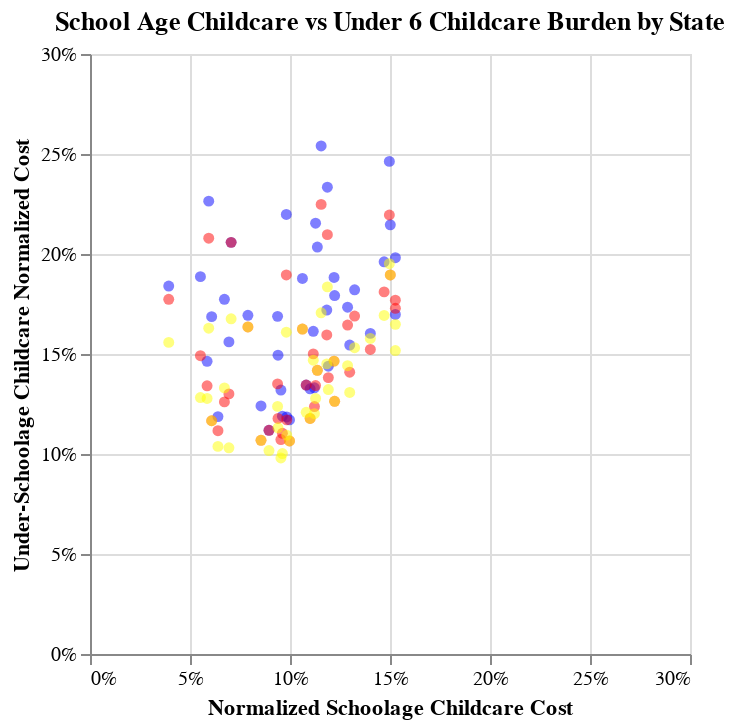

The notebook cell saved with this chart:
### Markdown cell above
### National, All Younger Care vs Schoolage Care

### Code cell
schoolage_multi_scatter(state_costs_df, "School Age Childcare vs Under 6 Childcare Burden by State")

### Figure 1 — Vega-Lite specification as saved in the notebook (floating-point values rounded to 4 significant figures)
{"config": {"view": {"continuousWidth": 300, "continuousHeight": 300}}, "layer": [{"mark": {"type": "circle", "color": "blue", "opacity": 0.5}, "encoding": {"x": {"axis": {"format": "%"}, "field": "adj_schoolage", "scale": {"domain": [0, 0.3]}, "title": "Normalized Schoolage Childcare Cost", "type": "quantitative"}, "y": {"axis": {"format": "%"}, "field": "adj_infant", "scale": {"domain": [0, 0.3]}, "title": "Under-Schoolage Childcare Normalized Cost", "type": "quantitative"}}}, {"mark": {"type": "circle", "color": "red", "opacity": 0.5}, "encoding": {"x": {"axis": {"format": "%"}, "field": "adj_schoolage", "scale": {"domain": [0, 0.3]}, "title": "Normalized Schoolage Childcare Cost", "type": "quantitative"}, "y": {"axis": {"format": "%"}, "field": "adj_toddler", "scale": {"domain": [0, 0.3]}, "title": "Under-Schoolage Childcare Normalized Cost", "type": "quantitative"}}}, {"mark": {"type": "circle", "color": "yellow", "opacity": 0.5}, "encoding": {"x": {"axis": {"format": "%"}, "field": "adj_schoolage", "scale": {"domain": [0, 0.3]}, "title": "Normalized Schoolage Childcare Cost", "type": "quantitative"}, "y": {"axis": {"format": "%"}, "field": "adj_preschool", "scale": {"domain": [0, 0.3]}, "title": "Under-Schoolage Childcare Normalized Cost", "type": "quantitative"}}}], "data": {"name": "data-bad8c86acf68b2ffada8fe248e9e2e23"}, "title": "School Age Childcare vs Under 6 Childcare Burden by State", "$schema": "https://vega.github.io/schema/vega-lite/v5.20.1.json", "datasets": {"data-bad8c86acf68b2ffada8fe248e9e2e23": [{"STATE_NAME": "Alabama", "MEDIAN_INFANT_PRICE": 136.0, "MEDIAN_TODDLER_PRICE": 134.3, "MEDIAN_PRESCHOOL_PRICE": 125.6, "MEDIAN_SCHOOLAGE_PRICE": 112.9, "MHI": 59674, "adj_infant": 0.1185, "adj_toddler": 0.1171, "adj_preschool": 0.1094, "adj_schoolage": 0.09837}, {"STATE_NAME": "Arizona", "MEDIAN_INFANT_PRICE": 270.0, "MEDIAN_TODDLER_PRICE": 210.0, "MEDIAN_PRESCHOOL_PRICE": 210.0, "MEDIAN_SCHOOLAGE_PRICE": 175.0, "MHI": 74568, "adj_infant": 0.1883, "adj_toddler": 0.1464, "adj_preschool": 0.1464, "adj_schoolage": 0.122}, {"STATE_NAME": "California", "MEDIAN_INFANT_PRICE": 379.2, "MEDIAN_TODDLER_PRICE": 236.3, "MEDIAN_PRESCHOOL_PRICE": 225.0, "MEDIAN_SCHOOLAGE_PRICE": 198.6, "MHI": 91551, "adj_infant": 0.2154, "adj_toddler": 0.1342, "adj_preschool": 0.1278, "adj_schoolage": 0.1128}, {"STATE_NAME": "Colorado", "MEDIAN_INFANT_PRICE": 377.4, "MEDIAN_TODDLER_PRICE": 325.5, "MEDIAN_PRESCHOOL_PRICE": 276.4, "MEDIAN_SCHOOLAGE_PRICE": 168.6, "MHI": 89302, "adj_infant": 0.2198, "adj_toddler": 0.1895, "adj_preschool": 0.1609, "adj_schoolage": 0.09816}, {"STATE_NAME": "Connecticut", "MEDIAN_INFANT_PRICE": 350.0, "MEDIAN_TODDLER_PRICE": 350.0, "MEDIAN_PRESCHOOL_PRICE": 285.0, "MEDIAN_SCHOOLAGE_PRICE": 120.0, "MHI": 88429, "adj_infant": 0.2058, "adj_toddler": 0.2058, "adj_preschool": 0.1676, "adj_schoolage": 0.07057}, {"STATE_NAME": "Delaware", "MEDIAN_INFANT_PRICE": 280.3, "MEDIAN_TODDLER_PRICE": 199.2, "MEDIAN_PRESCHOOL_PRICE": 210.3, "MEDIAN_SCHOOLAGE_PRICE": 106.2, "MHI": 82174, "adj_infant": 0.1774, "adj_toddler": 0.1261, "adj_preschool": 0.1331, "adj_schoolage": 0.0672}, {"STATE_NAME": "Florida", "MEDIAN_INFANT_PRICE": 225.0, "MEDIAN_TODDLER_PRICE": 180.0, "MEDIAN_PRESCHOOL_PRICE": 165.0, "MEDIAN_SCHOOLAGE_PRICE": 125.0, "MHI": 69303, "adj_infant": 0.1688, "adj_toddler": 0.1351, "adj_preschool": 0.1238, "adj_schoolage": 0.09379}, {"STATE_NAME": "Georgia", "MEDIAN_INFANT_PRICE": 205.0, "MEDIAN_TODDLER_PRICE": 187.8, "MEDIAN_PRESCHOOL_PRICE": 179.0, "MEDIAN_SCHOOLAGE_PRICE": 82.0, "MHI": 72837, "adj_infant": 0.1464, "adj_toddler": 0.1341, "adj_preschool": 0.1278, "adj_schoolage": 0.05854}, {"STATE_NAME": "Idaho", "MEDIAN_INFANT_PRICE": 166.4, "MEDIAN_TODDLER_PRICE": 154.4, "MEDIAN_PRESCHOOL_PRICE": 140.3, "MEDIAN_SCHOOLAGE_PRICE": 134.7, "MHI": 72785, "adj_infant": 0.1189, "adj_toddler": 0.1103, "adj_preschool": 0.1002, "adj_schoolage": 0.09621}, {"STATE_NAME": "Illinois", "MEDIAN_INFANT_PRICE": 278.3, "MEDIAN_TODDLER_PRICE": 220.0, "MEDIAN_PRESCHOOL_PRICE": 189.2, "MEDIAN_SCHOOLAGE_PRICE": 81.45, "MHI": 76708, "adj_infant": 0.1887, "adj_toddler": 0.1491, "adj_preschool": 0.1282, "adj_schoolage": 0.05521}, {"STATE_NAME": "Iowa", "MEDIAN_INFANT_PRICE": 166.0, "MEDIAN_TODDLER_PRICE": 143.0, "MEDIAN_PRESCHOOL_PRICE": 143.0, "MEDIAN_SCHOOLAGE_PRICE": 114.4, "MHI": 69588, "adj_infant": 0.124, "adj_toddler": 0.1069, "adj_preschool": 0.1069, "adj_schoolage": 0.0855}, {"STATE_NAME": "Kansas", "MEDIAN_INFANT_PRICE": 157.3, "MEDIAN_TODDLER_PRICE": 148.0, "MEDIAN_PRESCHOOL_PRICE": 137.6, "MEDIAN_SCHOOLAGE_PRICE": 84.8, "MHI": 68925, "adj_infant": 0.1187, "adj_toddler": 0.1117, "adj_preschool": 0.1038, "adj_schoolage": 0.06398}, {"STATE_NAME": "Kentucky", "MEDIAN_INFANT_PRICE": 151.3, "MEDIAN_TODDLER_PRICE": 134.4, "MEDIAN_PRESCHOOL_PRICE": 134.4, "MEDIAN_SCHOOLAGE_PRICE": 125.6, "MHI": 59341, "adj_infant": 0.1326, "adj_toddler": 0.1178, "adj_preschool": 0.1178, "adj_schoolage": 0.1101}, {"STATE_NAME": "Louisiana", "MEDIAN_INFANT_PRICE": 153.3, "MEDIAN_TODDLER_PRICE": 147.3, "MEDIAN_PRESCHOOL_PRICE": 140.9, "MEDIAN_SCHOOLAGE_PRICE": 127.0, "MHI": 55416, "adj_infant": 0.1439, "adj_toddler": 0.1382, "adj_preschool": 0.1322, "adj_schoolage": 0.1192}, {"STATE_NAME": "Maine", "MEDIAN_INFANT_PRICE": 230.0, "MEDIAN_TODDLER_PRICE": 213.3, "MEDIAN_PRESCHOOL_PRICE": 194.0, "MEDIAN_SCHOOLAGE_PRICE": 158.3, "MHI": 69543, "adj_infant": 0.172, "adj_toddler": 0.1595, "adj_preschool": 0.1451, "adj_schoolage": 0.1184}, {"STATE_NAME": "Maryland", "MEDIAN_INFANT_PRICE": 327.4, "MEDIAN_TODDLER_PRICE": 230.8, "MEDIAN_PRESCHOOL_PRICE": 230.8, "MEDIAN_SCHOOLAGE_PRICE": 223.4, "MHI": 94991, "adj_infant": 0.1792, "adj_toddler": 0.1263, "adj_preschool": 0.1263, "adj_schoolage": 0.1223}, {"STATE_NAME": "Massachusetts", "MEDIAN_INFANT_PRICE": 461.6, "MEDIAN_TODDLER_PRICE": 408.5, "MEDIAN_PRESCHOOL_PRICE": 310.0, "MEDIAN_SCHOOLAGE_PRICE": 210.0, "MHI": 94488, "adj_infant": 0.254, "adj_toddler": 0.2248, "adj_preschool": 0.1706, "adj_schoolage": 0.1156}, {"STATE_NAME": "Michigan", "MEDIAN_INFANT_PRICE": 173.2, "MEDIAN_TODDLER_PRICE": 173.2, "MEDIAN_PRESCHOOL_PRICE": 155.7, "MEDIAN_SCHOOLAGE_PRICE": 139.2, "MHI": 66986, "adj_infant": 0.1345, "adj_toddler": 0.1345, "adj_preschool": 0.1208, "adj_schoolage": 0.1081}, {"STATE_NAME": "Minnesota", "MEDIAN_INFANT_PRICE": 390.0, "MEDIAN_TODDLER_PRICE": 347.6, "MEDIAN_PRESCHOOL_PRICE": 309.0, "MEDIAN_SCHOOLAGE_PRICE": 237.0, "MHI": 82338, "adj_infant": 0.2463, "adj_toddler": 0.2195, "adj_preschool": 0.1951, "adj_schoolage": 0.1497}, {"STATE_NAME": "Mississippi", "MEDIAN_INFANT_PRICE": 118.7, "MEDIAN_TODDLER_PRICE": 108.0, "MEDIAN_PRESCHOOL_PRICE": 108.0, "MEDIAN_SCHOOLAGE_PRICE": 101.1, "MHI": 52719, "adj_infant": 0.1171, "adj_toddler": 0.1065, "adj_preschool": 0.1065, "adj_schoolage": 0.09975}, {"STATE_NAME": "Montana", "MEDIAN_INFANT_PRICE": 220.8, "MEDIAN_TODDLER_PRICE": 230.1, "MEDIAN_PRESCHOOL_PRICE": 197.3, "MEDIAN_SCHOOLAGE_PRICE": 198.6, "MHI": 67631, "adj_infant": 0.1698, "adj_toddler": 0.1769, "adj_preschool": 0.1517, "adj_schoolage": 0.1527}, {"STATE_NAME": "Nebraska", "MEDIAN_INFANT_PRICE": 243.8, "MEDIAN_TODDLER_PRICE": 226.1, "MEDIAN_PRESCHOOL_PRICE": 205.0, "MEDIAN_SCHOOLAGE_PRICE": 177.1, "MHI": 69597, "adj_infant": 0.1821, "adj_toddler": 0.169, "adj_preschool": 0.1532, "adj_schoolage": 0.1323}, {"STATE_NAME": "Nevada", "MEDIAN_INFANT_PRICE": 275.6, "MEDIAN_TODDLER_PRICE": 240.5, "MEDIAN_PRESCHOOL_PRICE": 229.3, "MEDIAN_SCHOOLAGE_PRICE": 212.4, "MHI": 72333, "adj_infant": 0.1981, "adj_toddler": 0.1729, "adj_preschool": 0.1648, "adj_schoolage": 0.1527}, {"STATE_NAME": "New Hampshire", "MEDIAN_INFANT_PRICE": 300.1, "MEDIAN_TODDLER_PRICE": 284.6, "MEDIAN_PRESCHOOL_PRICE": 249.5, "MEDIAN_SCHOOLAGE_PRICE": 222.9, "MHI": 89992, "adj_infant": 0.1734, "adj_toddler": 0.1645, "adj_preschool": 0.1442, "adj_schoolage": 0.1288}, {"STATE_NAME": "New Jersey", "MEDIAN_INFANT_PRICE": 313.7, "MEDIAN_TODDLER_PRICE": 303.0, "MEDIAN_PRESCHOOL_PRICE": 303.0, "MEDIAN_SCHOOLAGE_PRICE": 146.3, "MHI": 96346, "adj_infant": 0.1693, "adj_toddler": 0.1635, "adj_preschool": 0.1635, "adj_schoolage": 0.07896}, {"STATE_NAME": "New York", "MEDIAN_INFANT_PRICE": 300.0, "MEDIAN_TODDLER_PRICE": 277.0, "MEDIAN_PRESCHOOL_PRICE": 259.0, "MEDIAN_SCHOOLAGE_PRICE": 225.0, "MHI": 79557, "adj_infant": 0.1961, "adj_toddler": 0.1811, "adj_preschool": 0.1693, "adj_schoolage": 0.1471}, {"STATE_NAME": "North Carolina", "MEDIAN_INFANT_PRICE": 202.5, "MEDIAN_TODDLER_PRICE": 168.8, "MEDIAN_PRESCHOOL_PRICE": 133.8, "MEDIAN_SCHOOLAGE_PRICE": 90.14, "MHI": 67481, "adj_infant": 0.1561, "adj_toddler": 0.1301, "adj_preschool": 0.1031, "adj_schoolage": 0.06946}, {"STATE_NAME": "North Dakota", "MEDIAN_INFANT_PRICE": 213.8, "MEDIAN_TODDLER_PRICE": 195.0, "MEDIAN_PRESCHOOL_PRICE": 181.0, "MEDIAN_SCHOOLAGE_PRICE": 179.7, "MHI": 71970, "adj_infant": 0.1545, "adj_toddler": 0.1409, "adj_preschool": 0.1308, "adj_schoolage": 0.1299}, {"STATE_NAME": "Ohio", "MEDIAN_INFANT_PRICE": 295.0, "MEDIAN_TODDLER_PRICE": 265.0, "MEDIAN_PRESCHOOL_PRICE": 232.0, "MEDIAN_SCHOOLAGE_PRICE": 150.0, "MHI": 65720, "adj_infant": 0.2334, "adj_toddler": 0.2097, "adj_preschool": 0.1836, "adj_schoolage": 0.1187}, {"STATE_NAME": "Oklahoma", "MEDIAN_INFANT_PRICE": 215.5, "MEDIAN_TODDLER_PRICE": 186.4, "MEDIAN_PRESCHOOL_PRICE": 186.4, "MEDIAN_SCHOOLAGE_PRICE": 121.9, "MHI": 59673, "adj_infant": 0.1878, "adj_toddler": 0.1625, "adj_preschool": 0.1625, "adj_schoolage": 0.1062}, {"STATE_NAME": "Oregon", "MEDIAN_INFANT_PRICE": 329.4, "MEDIAN_TODDLER_PRICE": 302.5, "MEDIAN_PRESCHOOL_PRICE": 237.0, "MEDIAN_SCHOOLAGE_PRICE": 86.37, "MHI": 75657, "adj_infant": 0.2264, "adj_toddler": 0.2079, "adj_preschool": 0.1629, "adj_schoolage": 0.05936}, {"STATE_NAME": "Rhode Island", "MEDIAN_INFANT_PRICE": 289.6, "MEDIAN_TODDLER_PRICE": 279.2, "MEDIAN_PRESCHOOL_PRICE": 245.3, "MEDIAN_SCHOOLAGE_PRICE": 61.97, "MHI": 81854, "adj_infant": 0.184, "adj_toddler": 0.1774, "adj_preschool": 0.1558, "adj_schoolage": 0.03937}, {"STATE_NAME": "South Carolina", "MEDIAN_INFANT_PRICE": 198.9, "MEDIAN_TODDLER_PRICE": 185.0, "MEDIAN_PRESCHOOL_PRICE": 181.1, "MEDIAN_SCHOOLAGE_PRICE": 137.7, "MHI": 64115, "adj_infant": 0.1613, "adj_toddler": 0.1501, "adj_preschool": 0.1469, "adj_schoolage": 0.1116}, {"STATE_NAME": "South Dakota", "MEDIAN_INFANT_PRICE": 150.0, "MEDIAN_TODDLER_PRICE": 150.0, "MEDIAN_PRESCHOOL_PRICE": 136.4, "MEDIAN_SCHOOLAGE_PRICE": 120.0, "MHI": 69728, "adj_infant": 0.1119, "adj_toddler": 0.1119, "adj_preschool": 0.1017, "adj_schoolage": 0.08949}, {"STATE_NAME": "Tennessee", "MEDIAN_INFANT_PRICE": 211.7, "MEDIAN_TODDLER_PRICE": 146.3, "MEDIAN_PRESCHOOL_PRICE": 146.3, "MEDIAN_SCHOOLAGE_PRICE": 76.33, "MHI": 65254, "adj_infant": 0.1687, "adj_toddler": 0.1166, "adj_preschool": 0.1166, "adj_schoolage": 0.06083}, {"STATE_NAME": "Texas", "MEDIAN_INFANT_PRICE": 185.0, "MEDIAN_TODDLER_PRICE": 172.0, "MEDIAN_PRESCHOOL_PRICE": 167.0, "MEDIAN_SCHOOLAGE_PRICE": 156.0, "MHI": 72284, "adj_infant": 0.1331, "adj_toddler": 0.1237, "adj_preschool": 0.1201, "adj_schoolage": 0.1122}, {"STATE_NAME": "Utah", "MEDIAN_INFANT_PRICE": 226.3, "MEDIAN_TODDLER_PRICE": 183.9, "MEDIAN_PRESCHOOL_PRICE": 168.1, "MEDIAN_SCHOOLAGE_PRICE": 163.7, "MHI": 89168, "adj_infant": 0.132, "adj_toddler": 0.1072, "adj_preschool": 0.09801, "adj_schoolage": 0.09545}, {"STATE_NAME": "Virginia", "MEDIAN_INFANT_PRICE": 246.7, "MEDIAN_TODDLER_PRICE": 194.5, "MEDIAN_PRESCHOOL_PRICE": 186.8, "MEDIAN_SCHOOLAGE_PRICE": 155.2, "MHI": 85873, "adj_infant": 0.1494, "adj_toddler": 0.1178, "adj_preschool": 0.1131, "adj_schoolage": 0.09401}, {"STATE_NAME": "Washington", "MEDIAN_INFANT_PRICE": 357.3, "MEDIAN_TODDLER_PRICE": 249.1, "MEDIAN_PRESCHOOL_PRICE": 249.1, "MEDIAN_SCHOOLAGE_PRICE": 199.6, "MHI": 91306, "adj_infant": 0.2035, "adj_toddler": 0.1418, "adj_preschool": 0.1418, "adj_schoolage": 0.1137}, {"STATE_NAME": "West Virginia", "MEDIAN_INFANT_PRICE": 167.5, "MEDIAN_TODDLER_PRICE": 159.1, "MEDIAN_PRESCHOOL_PRICE": 164.8, "MEDIAN_SCHOOLAGE_PRICE": 146.4, "MHI": 54329, "adj_infant": 0.1603, "adj_toddler": 0.1523, "adj_preschool": 0.1578, "adj_schoolage": 0.1402}, {"STATE_NAME": "Wisconsin", "MEDIAN_INFANT_PRICE": 293.0, "MEDIAN_TODDLER_PRICE": 258.8, "MEDIAN_PRESCHOOL_PRICE": 258.8, "MEDIAN_SCHOOLAGE_PRICE": 205.0, "MHI": 70996, "adj_infant": 0.2146, "adj_toddler": 0.1895, "adj_preschool": 0.1895, "adj_schoolage": 0.1501}]}}
